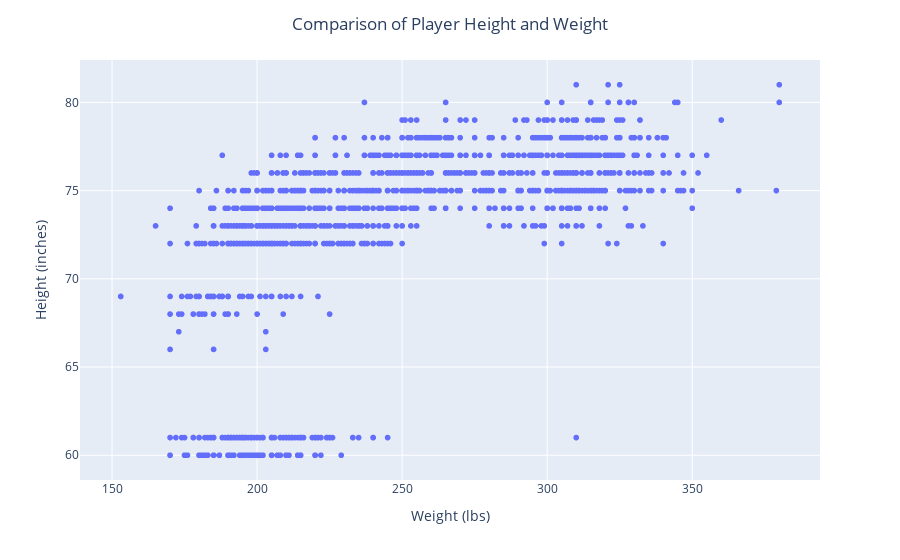

Notebook code cell kept with this figure:
### Code cell
import plotly.express as px

fig = px.scatter(
    players_df,
    y = "height_in_inches",
    x = "weight",
    hover_data = ['displayName']
)

fig.update_layout(
    xaxis_title = "Weight (lbs)",
    yaxis_title = "Height (inches)",
    title = {
        'text' : 'Comparison of Player Height and Weight',
        'x' : 0.5,
        'xanchor' : 'center'
    }
)
fig.update_traces(
    text = players_df['displayName'],
    hovertemplate='<b>%{text}</b>' + 
                    '<br>Position: %{customdata[0]}' +  
                    '<br>Weight: %{x} lbs ' +
                    '<br>Height: %{y} inches',
    customdata = players_df[['position']]
)

fig.show()

### Figure 1 — Plotly figure (JSON) as saved in the notebook; plotly's stock layout.template omitted (floating-point values rounded to 4 significant figures; data arrays with more than 128 entries replaced by an {"elided": "..."} marker saying what was removed)
{"data": [{"customdata": {"elided": "1697x1 str values"}, "hovertemplate": "<b>%{text}</b><br>Position: %{customdata[0]}<br>Weight: %{x} lbs <br>Height: %{y} inches", "legendgroup": "", "marker": {"color": "#636efa", "symbol": "circle"}, "mode": "markers", "name": "", "showlegend": false, "text": {"elided": "1697 str values"}, "type": "scattergl", "x": {"elided": "1697 int values"}, "xaxis": "x", "y": {"elided": "1697 int values"}, "yaxis": "y"}], "layout": {"legend": {"tracegroupgap": 0}, "margin": {"t": 60}, "title": {"text": "Comparison of Player Height and Weight", "x": 0.5, "xanchor": "center"}, "xaxis": {"anchor": "y", "domain": [0, 1], "title": {"text": "Weight (lbs)"}}, "yaxis": {"anchor": "x", "domain": [0, 1], "title": {"text": "Height (inches)"}}}}
